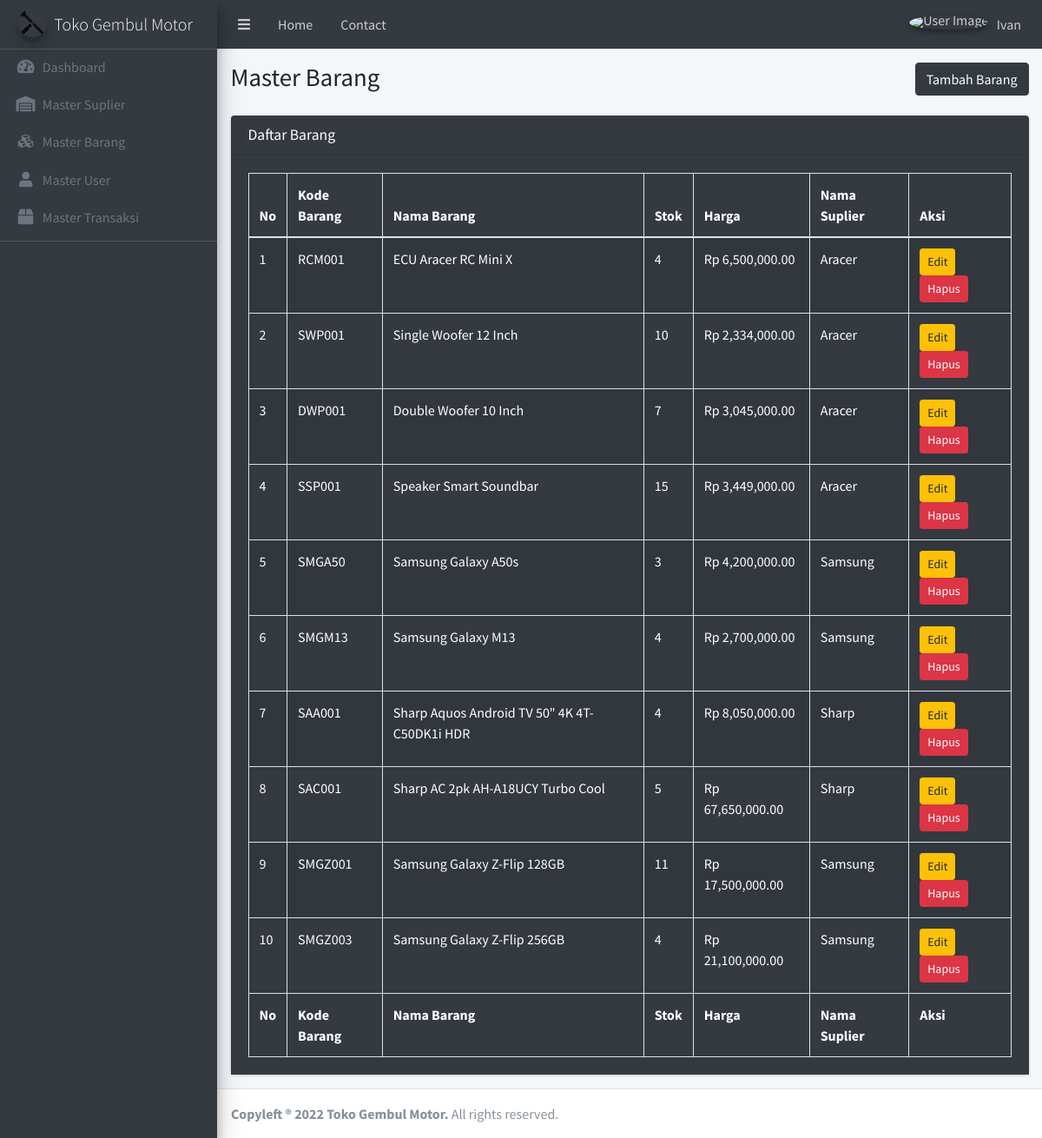
/view/admin/master-barang.php (signed in), run on the app's committed database.
### tables this page shows
CREATE TABLE `tb_user` (
  `id_user` int(10) UNSIGNED NOT NULL,
  `nama_user` varchar(200) NOT NULL,
  `username` varchar(20) NOT NULL,
  `password` varchar(100) NOT NULL,
  `role` enum('admin','staff','') NOT NULL
);

CREATE TABLE `tb_barang` (
  `id_barang` int(11) NOT NULL,
  `kode_barang` varchar(9) NOT NULL,
  `nama_barang` varchar(100) NOT NULL,
  `stok` int(11) NOT NULL,
  `harga` decimal(15,2) NOT NULL,
  `id_suplier` int(11) NOT NULL
);

CREATE TABLE `tb_suplier` (
  `id_suplier` int(11) NOT NULL,
  `nama_suplier` varchar(200) NOT NULL,
  `alamat_suplier` varchar(200) NOT NULL,
  `no_telp` varchar(14) NOT NULL,
  `email` varchar(100) NOT NULL
);

### view/admin/master-barang.php (the view, shortened to what this page needs)
<?php include '../templates/admin/admin-header.php' ?>
<?php include '../templates/sidebar.php' ?>
<div class="content-wrapper">
    <section class="content-header">
        <div class="container-fluid">
            <div class="row mb-2">
                <div class="col-sm-6">
                    <h1>Master Barang</h1>
                </div>
                <div class="col-sm-6">
                    <ol class="breadcrumb float-sm-right">
                        <button type="button" class="btn btn-dark" data-toggle="modal" data-target="#modal-add">
                            Tambah Barang
                        </button>
                    </ol>
                </div>
            </div>
        </div>
    </section>
    <section class="content">
        <div class="container-fluid">
            <div class="row">
                <div class="col-12">
                    <div class="card">
                        <div class="card-header bg-dark">
                            <h3 class="card-title">Daftar Barang</h3>
                        </div>
                        <div class="card-body bg-dark">
                            <table id="example" class="table table-bordered table-striped">
                                <thead>
                                    <tr>
                                        <th>No</th>
                                        <th>Kode Barang</th>
                                        <th>Nama Barang</th>
                                        <th>Stok</th>
                                        <th>Harga</th>
                                        <th>Nama Suplier</th>
                                        <th>Aksi</th>
                                    </tr>
                                </thead>
                                <tbody>
                                    <?php
                                    $i = 1;
                                    $barang = mysqli_query($connection, "SELECT
                                    tb_barang.*,
                                    tb_suplier.nama_suplier
                                    FROM
                                    tb_barang
                                    INNER JOIN
                                    tb_suplier
                                    ON
                                    tb_barang.id_suplier = tb_suplier.id_suplier");
                                    while ($value = mysqli_fetch_assoc($barang)) {
                                    ?>
                                        <tr>
                                            <td><?= $i++; ?></td>
                                            <td><?= $value['kode_barang']; ?></td>
                                            <td><?= htmlspecialchars($value['nama_barang']); ?></td>
                                            <td><?= $value['stok']; ?></td>
                                            <td>Rp <?= number_format($value['harga'], 2); ?></td>
                                            <td><?= $value['nama_suplier']; ?></td>
                                            <td>
                                                <button type="button" class="btn btn-warning btn-sm" data-toggle="modal" data-target="#modal<?= $value['id_barang']; ?>">Edit</button>
                                                <button type="button" class="btn btn-danger btn-sm" onclick="confirm_modal('query/delete-barang.php?id_barang=<?= $value['id_barang']; ?>')">Hapus</button>
                                            </td>
                                        </tr>
                                    <?php
                                    }
                                    ?>
                                </tbody>
                                <tfoot>
                                    <tr>
                                        <th>No</th>
                                        <th>Kode Barang</th>
                                        <th>Nama Barang</th>
                                        <th>Stok</th>
                                        <th>Harga</th>
                                        <th>Nama Suplier</th>
                                        <th>Aksi</th>
                                    </tr>
                                </tfoot>
                            </table>
                        </div>
                    </div>
                </div>
            </div>
        </div>
    </section>
</div>
<?php include '../templates/footer.php' ?>

### view/templates/admin/admin-header.php (shortened to what this page needs)
<?php
include '../../config/Database.php';
$user = $_SESSION['username'];
$getUser = mysqli_query($connection, "SELECT * FROM tb_user WHERE username = '$user'");
$result = mysqli_fetch_array($getUser);
?>
<!DOCTYPE html>
<html>
<head>
    <link rel="stylesheet" href="../../plugins/datatables-bs4/css/dataTables.bootstrap4.min.css">
    <link rel="stylesheet" href="../../plugins/datatables-responsive/css/responsive.bootstrap4.min.css">
    <link rel="stylesheet" href="../../plugins/fontawesome-free/css/all.min.css">
    <link rel="stylesheet" href="../../plugins/icheck-bootstrap/icheck-bootstrap.min.css">
    <link rel="stylesheet" href="../../assets/css/adminlte.min.css">
</head>
<body class="hold-transition sidebar-mini">
    <div class="wrapper">
        <nav class="main-header navbar navbar-expand navbar-dark">
            <ul class="navbar-nav">
                <li class="nav-item">
                    <a class="nav-link" data-widget="pushmenu" href="#" role="button"><i class="fas fa-bars"></i></a>
                </li>
                <li class="nav-item d-none d-sm-inline-block">
                    <a href="admin.php" class="nav-link">Home</a>
                </li>
                <li class="nav-item d-none d-sm-inline-block">
                    <a href="#" class="nav-link">Contact</a>
                </li>
            </ul>
            <ul class="navbar-nav ml-auto">
                <li class="nav-item dropdown user-menu">
                    <a href="#" class="nav-link dropdown-toggle" data-toggle="dropdown">
                        <img src="../../assets/img/avatar.png" class="user-image img-circle elevation-2" alt="User Image">
                        <span class="d-none d-md-inline"><?= ucfirst($result['nama_user']); ?></span>
                    </a>
                </li>
            </ul>
        </nav>

### view/templates/sidebar.php
<aside class="main-sidebar sidebar-dark-primary elevation-4 bg-dark">
    <a href="admin.php" class="brand-link">
        <img src="../../assets/img/tool.png" alt="Toko Gembul Logo" class="brand-image img-circle elevation-3" style="opacity: .8">
        <span class="brand-text font-weight-light">Toko Gembul Motor</span>
    </a>
    <div class="sidebar-dark link">
        <nav class="mt-2-dark link">
            <ul class="nav nav-pills nav-sidebar flex-column" data-widget="treeview" role="menu" data-accordion="false">
                <li class="nav-item">
                    <a href="admin.php" class="nav-link">
                        <i class="nav-icon fas fa-tachometer-alt"></i>
                        <p>
                            Dashboard
                        </p>
                    </a>
                </li>
                <li class="nav-item">
                    <a href="master-suplier.php" class="nav-link">
                        <i class="nav-icon fas fa-warehouse"></i>
                        <p>Master Suplier</p>
                    </a>
                </li>
                <li class="nav-item">
                    <a href="master-barang.php" class="nav-link">
                        <i class="nav-icon fas fa-cubes"></i>
                        <p>Master Barang</p>
                    </a>
                </li>
                <li class="nav-item">
                    <a href="master-user.php" class="nav-link">
                        <i class="nav-icon fas fa-user"></i>
                        <p>Master User</p>
                    </a>
                </li>
                <li class="nav-item user-panel pb-1">
                    <a href="master-user.php" class="nav-link">
                        <i class="nav-icon fas fa-box"></i>
                        <p>Master Transaksi</p>
                    </a>
                </li>
            </ul>
        </nav>
    </div>
</aside>

### view/templates/footer.php (shortened to what this page needs)
<footer class="main-footer">
    <strong>Copyleft &reg; 2022 Toko Gembul Motor.</strong> All rights reserved.
</footer>
</div>
</body>
</html>

### data on the page
tb_user: nama_user "Ivan"
tb_barang: kode_barang "RCM001", nama_barang "ECU Aracer RC Mini X", stok "4", harga "6,500,000.00", id_suplier.nama_suplier "Aracer"
tb_barang: kode_barang "SWP001", nama_barang "Single Woofer 12 Inch", stok "10", harga "2,334,000.00", id_suplier.nama_suplier "Aracer"
tb_barang: kode_barang "DWP001", nama_barang "Double Woofer 10 Inch", stok "7", harga "3,045,000.00", id_suplier.nama_suplier "Aracer"
tb_barang: kode_barang "SSP001", nama_barang "Speaker Smart Soundbar", stok "15", harga "3,449,000.00", id_suplier.nama_suplier "Aracer"
tb_barang: kode_barang "SMGA50", nama_barang "Samsung Galaxy A50s", stok "3", harga "4,200,000.00", id_suplier.nama_suplier "Samsung"
tb_barang: kode_barang "SMGM13", nama_barang "Samsung Galaxy M13", stok "4", harga "2,700,000.00", id_suplier.nama_suplier "Samsung"
tb_barang: kode_barang "SAA001", nama_barang "Sharp Aquos Android TV 50\" 4K 4T-C50DK1i HDR", stok "4", harga "8,050,000.00", id_suplier.nama_suplier "Sharp"
tb_barang: kode_barang "SAC001", nama_barang "Sharp AC 2pk AH-A18UCY Turbo Cool", stok "5", harga "67,650,000.00", id_suplier.nama_suplier "Sharp"
tb_barang: kode_barang "SMGZ001", nama_barang "Samsung Galaxy Z-Flip 128GB", stok "11", harga "17,500,000.00", id_suplier.nama_suplier "Samsung"
tb_barang: kode_barang "SMGZ003", nama_barang "Samsung Galaxy Z-Flip 256GB", stok "4", harga "21,100,000.00", id_suplier.nama_suplier "Samsung"
